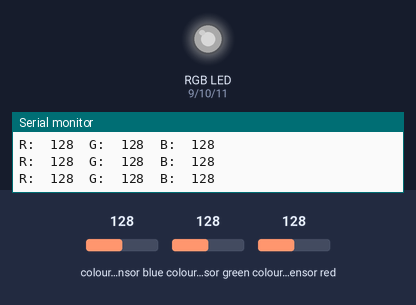
A sketch run on a simulated Arduino Uno, built with avr-gcc and run on an emulated ATmega328P. Parts: an RGB LED mixed from three pins (HIGH = lit), the last lines printed to the serial monitor. The inputs (shaded band) are chosen by the test bench; at power-on: colour sensor blue 128, colour sensor green 128, colour sensor red 128. Dim RGB values are drawn brighter than linear.

Above: at 2.2 s.
2.3 s: colour sensor blue set to 191
At 3.5 s:
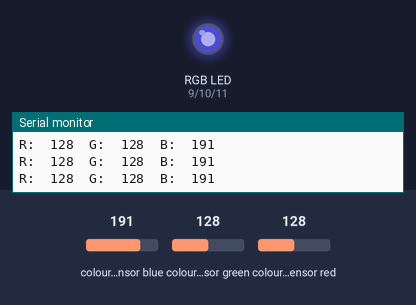
3.8 s: colour sensor green set to 191
At 4.2 s:
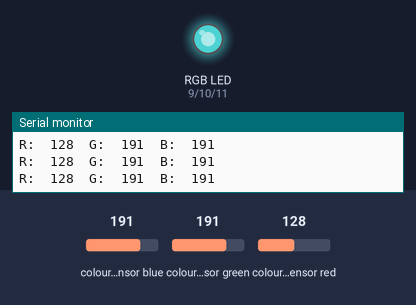
5.3 s: colour sensor red set to 191
At 5.7 s:
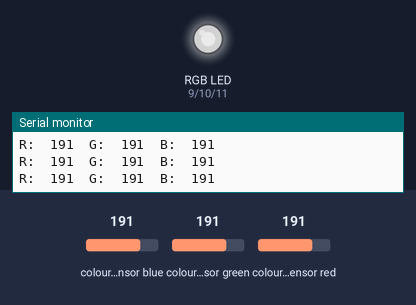
6.8 s: colour sensor blue set to 5
At 7.5 s:
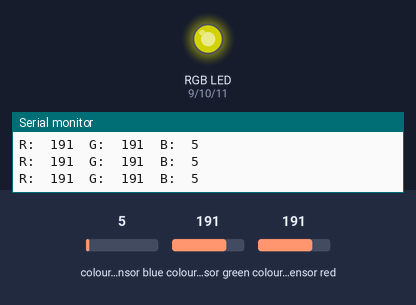
8.3 s: colour sensor green set to 5
At 8.9 s:
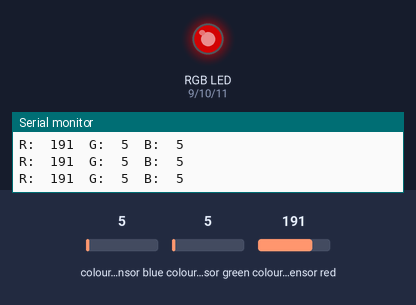
9.8 s: colour sensor red set to 250
At 10.7 s:
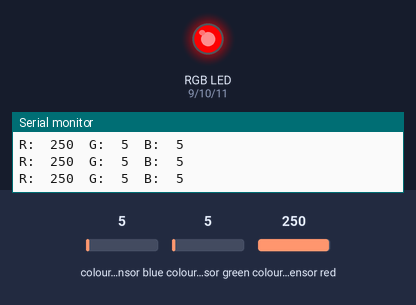
Timing chart, 0 to 12.3 s (numbered marks = the images above; inputs shaded):
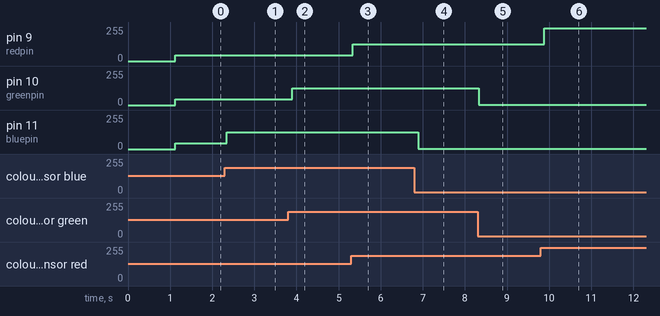

The sketch:

Color_Sensing.ino
```cpp
//Author:
//Program: Color Sensing
//Description: Use a TCS34725 sensor to detect a color and display it on an RGB LED.

#include "Wire.h"
#include "Adafruit_TCS34725.h"

//Use ~220 ohm resistors for red, green, and blue
#define redpin 9
#define greenpin 10
#define bluepin 11
//For a common anode LED, connect the common pin to +5V
//For a common cathode LED, connect the common to ground (This is the one we will be using today)

//Set to false since we are using a common cathode LED
#define commonAnode false

//Byte is an 8-bit (2^8) integer type. Gammatable is the name given to the array
//Allocates memory to store 256 values, and gives the ability to call them later
byte gammatable[256];

//Prepares tcs to be used for interacting with the TCS34725 color sensor
Adafruit_TCS34725 tcs = Adafruit_TCS34725(TCS34725_INTEGRATIONTIME_50MS, TCS34725_GAIN_4X);

void setup() {
  //Set up Arduino to communicate with the computer
  Serial.begin(9600);
  if (tcs.begin()) {
  } else {
    Serial.println("No TCS34725 found ... check your connections");
    while (1);
  }

  //Set these three pins to drive an RGB LED
  pinMode(redpin, OUTPUT);
  pinMode(greenpin, OUTPUT);
  pinMode(bluepin, OUTPUT);

  //Convert RGB colors to what humans can see
  for (int i = 0; i < 256; i++) {
    float x = i;
    x /= 255;
    x = pow(x, 2.55);
    x *= 255;

    //Adjust the values in the gammatable depending on whether the commonAnode from line 16 is true or false
    if (commonAnode) {
      gammatable[i] = x;
    } else {
      gammatable[i] = x - 255;
    }
    Serial.println(gammatable[i]);
  }
}

void loop() {
  //Create variables for red, blue, and green that can store numbers
  float red, green, blue;
  //Turn on LED
  tcs.setInterrupt(false);
  //Take 50ms to read
  delay(60);
  //Write a line of code that collects the current RGB values from the TCS34725
  tcs.getRGB(&red, &green, &blue);
  //Turn off LED
  tcs.setInterrupt(true);

  //Outputs numerical RGB values to the serial monitor
  Serial.print("R:\t"); Serial.print(int(red));
  Serial.print("\tG:\t"); Serial.print(int(green));
  Serial.print("\tB:\t"); Serial.print(int(blue));

  Serial.print("\n");

  //Adjusts the brightness of the red, green, and blue values in the RGB LED
  //These adjustments are taken from the values stored in gammatable
  analogWrite(redpin, gammatable[(int)red]);
  analogWrite(greenpin, gammatable[(int)green]);
  analogWrite(bluepin, gammatable[(int)blue]);
}
```

Measured:
- after the input at 2.3 s, pin 11 (bluepin): 45/255 → 124/255 at once
- after the input at 3.8 s, pin 10 (greenpin): 45/255 → 124/255 after 0.09 s
- after the input at 5.3 s, pin 9 (redpin): 45/255 → 124/255 at once
- after the input at 6.8 s, pin 11 (bluepin): 124/255 → 2/255 after 0.09 s
- after the input at 8.3 s, pin 10 (greenpin): 124/255 → 2/255 at once
- after the input at 9.8 s, pin 9 (redpin): 124/255 → 244/255 after 0.08 s
